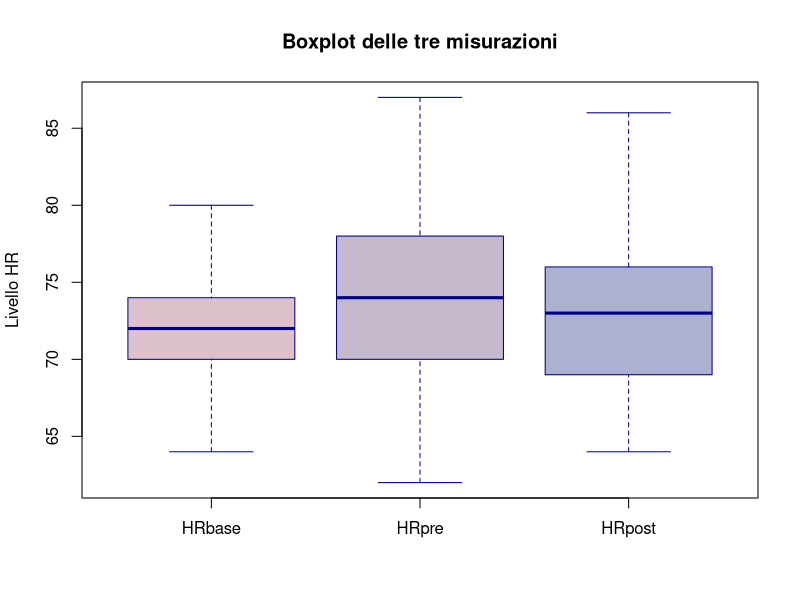
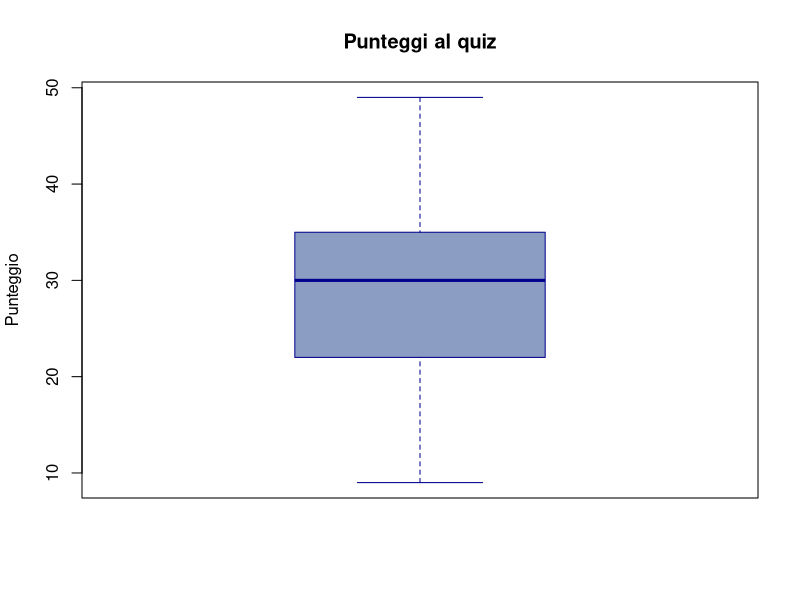
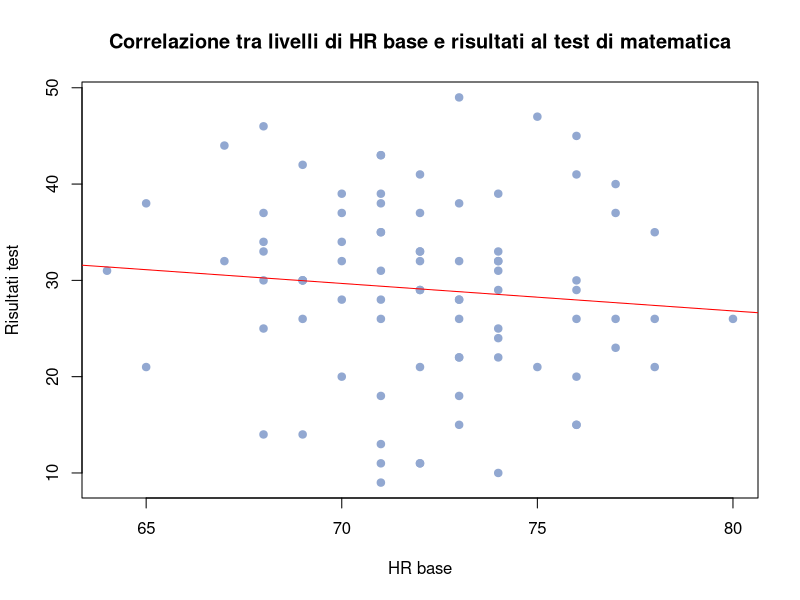
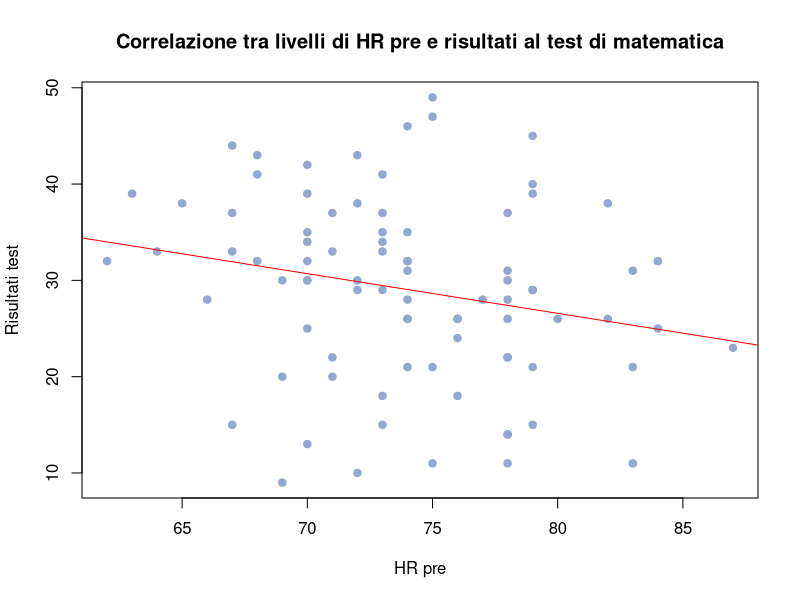
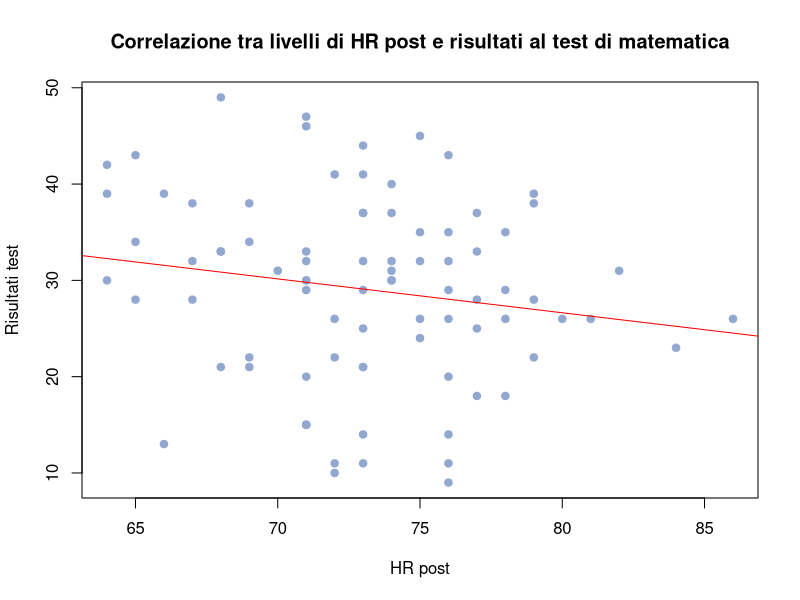

These figures' R source, in order:
## ---- chunk 1
#|echo: false
rm(list=ls())
## ---- chunk 2
#|echo: FALSE

library(readxl)
Sara_dataset <- read_excel("Sara_dataset.xls") 
## ---- chunk 3
#|echo: false
summary(Sara_dataset)
## ---- chunk 4
#|echo: false
dev_hrbase<- sd(Sara_dataset$hr_base, na.rm=TRUE)
round(dev_hrbase,2)

dev_hrpre<- sd(Sara_dataset$hr_pre, na.rm=TRUE)
round(dev_hrpre, 2)

dev_hrpost<- sd(Sara_dataset$hr_post, na.rm=TRUE)
round (dev_hrpost,2)
## ---- chunk 5
HRbase<- Sara_dataset$hr_base
HRpre<- Sara_dataset$hr_pre
HRpost<- Sara_dataset$hr_post
hr_tot<-data.frame(HRbase, HRpre, HRpost)

boxplot(hr_tot,
main="Boxplot delle tre misurazioni",
ylab="Livello HR",
col=c("#dec2cb","#c5b9cd","#abb1cf"),
border="darkblue",
horizontal=FALSE)
## ---- chunk 6
#|echo: FALSE
dev_mathquiz<- sd(Sara_dataset$mathquiz, na.rm=TRUE)
round(dev_mathquiz,2)
## ---- chunk 7
boxplot(Sara_dataset$mathquiz,
        main="Punteggi al quiz",
        ylab="Punteggio",
        col="#8b9dc3",
        border="darkblue",
        horizontal=FALSE)
## ---- chunk 8
corr_base_math<- cor(Sara_dataset$hr_base, Sara_dataset$mathquiz, use="complete.obs", method="pearson")

## ---- chunk 9
plot (Sara_dataset$hr_base, Sara_dataset$mathquiz, 
     main="Correlazione tra livelli di HR base e risultati al test di matematica",
     xlab="HR base", 
     ylab="Risultati test", 
     col="#92a8d1", 
     pch=19)
abline(lm(mathquiz ~ hr_base, data = Sara_dataset), col = "red")
## ---- chunk 10
corr_pre_math<-cor(Sara_dataset$hr_pre, Sara_dataset$mathquiz, use="complete.obs", method="pearson")
## ---- chunk 11
plot (Sara_dataset$hr_pre, Sara_dataset$mathquiz, 
     main="Correlazione tra livelli di HR pre e risultati al test di matematica",
     xlab="HR pre", 
     ylab="Risultati test", 
     col="#92a8d1", 
     pch=19)
abline(lm(mathquiz ~ hr_pre, data = Sara_dataset), col = "red")
## ---- chunk 12
corr_post_math<- cor(Sara_dataset$hr_post, Sara_dataset$mathquiz, use="complete.obs", method="pearson")
## ---- chunk 13
plot (Sara_dataset$hr_post, Sara_dataset$mathquiz, 
     main="Correlazione tra livelli di HR post e risultati al test di matematica",
     xlab="HR post", 
     ylab="Risultati test", 
     col="#92a8d1", 
     pch=19)
abline(lm(mathquiz ~ hr_post, data = Sara_dataset), col = "red")
